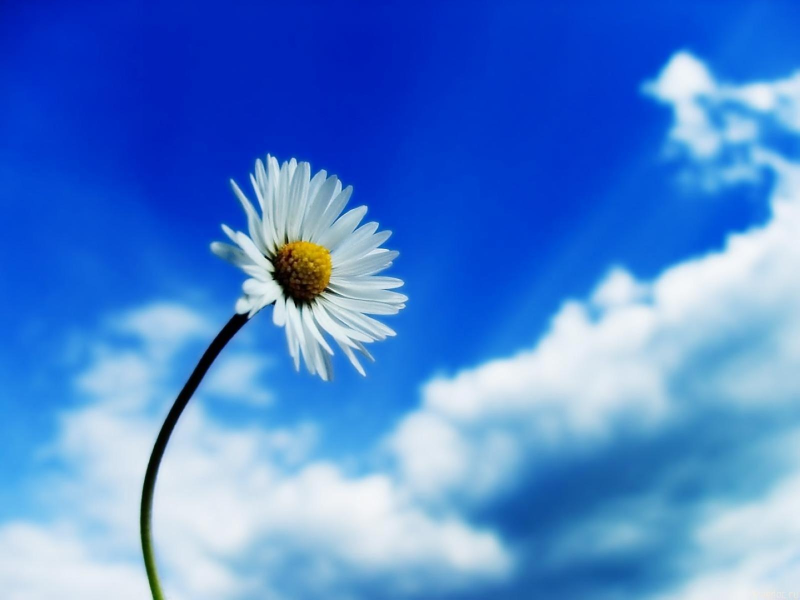
#> input picture Session_04/images/3.jpg, 1600 x 1200 px (shown at 1/2 size)
$ jupyter execute operations.ipynb
#> lines starting #> are read from the running program, lines starting #| are printed output that depends on the picture
[cell 1]
# Import Libraries
import cv2
import numpy as np
import matplotlib.pyplot as plt

1. Image Region Extraction

[cell 2]
img = cv2.imread('images/3.jpg', cv2.IMREAD_COLOR)
#> img is the input picture: shape (1200, 1600, 3); mean B, G, R 210.7, 131.3, 78.5

# Cropping Image
imgCropped = img[250:775, 310:885]      # rows, columns, channels

[cell 3]
plt.subplot(1,2,1)
plt.imshow(img)
# plt.xticks([]), plt.yticks([])
plt.title('Original')

plt.subplot(1,2,2)
plt.imshow(imgCropped)
# plt.xticks([]), plt.yticks([])
plt.title('Cropped')
#> figure, not shown here; B, G, R data is drawn as R, G, B

2. Image Resizing

[cell 4]
img = cv2.imread('images/flower.jpg', cv2.IMREAD_COLOR)
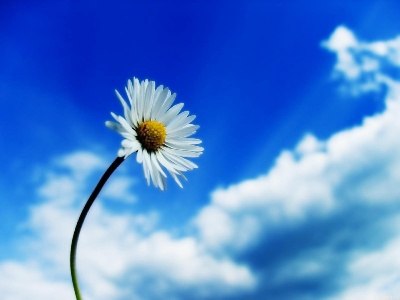
#> input picture Session_04/images/flower.jpg, 400 x 300 px
#> img is the input picture: shape (300, 400, 3); mean B, G, R 210.8, 131.4, 78.6
img = cv2.cvtColor(img, cv2.COLOR_BGR2RGB)

[cell 5]
# img.shape --> rows, cols --- height, width

# keep aspect-ratio
# Image resizing percentage
scalePercent = 25               # 200

# calculate the 25% of the original dimensions
# width - int(img, shape[1]/4) or
width = int(img.shape[1] * scalePercent/100)
#> width = 100
height = int(img.shape[0] * scalePercent/100)
#> height = 75

resized = cv2.resize(img, dsize=(width, height))

print('image shape : ', img.shape)
#| image shape :  (300, 400, 3)
print('resized image shape : ', resized.shape)
#| resized image shape :  (75, 100, 3)

[cell 6]
plt.subplot(1,2,1)
plt.imshow(img)
plt.title('Original')

plt.subplot(1,2,2)
plt.imshow(resized)
plt.title('Resized Image')

3. Splitting & merging

[cell 7]
img = cv2.imread('images/flower.jpg', cv2.IMREAD_COLOR)
img_ = img.copy()

img = cv2.cvtColor(img, cv2.COLOR_BGR2RGB)

Splitting

[cell 8]
# splitting image into 3 seperate B G R layers
b, g, r = cv2.split(img)

[cell 9]
plt.figure(figsize=(10,10), num='test.img')

# Single channel consider as greyscale images
plt.subplot(1,3,1)
plt.imshow(b, cmap='grey')
plt.xticks([]), plt.yticks([])
plt.title('Blue Channel')

plt.subplot(1,3,2)
plt.imshow(g, cmap='grey')
plt.xticks([]), plt.yticks([])
plt.title('Green Channel')

plt.subplot(1,3,3)
plt.imshow(r, cmap='grey')
plt.xticks([]), plt.yticks([])
plt.title('Red Channel')

Merging

[cell 10]
# remove blue layer - masking all values to become 0
b_ = b.copy()
b_[ :, :] = 0 # or r[ : ]
#> b_: shape (300, 400); every value is 0

# remove red layer - masking all values to become 0
r_ = r.copy()
r_[ :, :] = 0 # or r[ : ]

# remove green layer - masking all values to become 0
g_ = g.copy()
g_[ :, :] = 0 # or r[ : ]

[cell 11]
# merge layers
mImgBlueRemoved = cv2.merge((b_, g, r))
mImgRedRemoved = cv2.merge((b, g, r_))
mImgGreenRemoved = cv2.merge((b, g_, r))

img_b = cv2.cvtColor(mImgBlueRemoved, cv2.COLOR_BGR2RGB)
img_r = cv2.cvtColor(mImgRedRemoved, cv2.COLOR_BGR2RGB)
img_g = cv2.cvtColor(mImgGreenRemoved, cv2.COLOR_BGR2RGB)

[cell 12]
plt.figure(figsize=(12,12), num='test.img')

plt.subplot(1, 4, 1)
plt.xticks([]), plt.yticks([])
plt.title('Original', fontsize= 8)
plt.imshow(img)

plt.subplot(1, 4, 2)
plt.xticks([]), plt.yticks([])
plt.title('Red Removed', fontsize= 8)
plt.imshow(img_r)

plt.subplot(1, 4, 3)
plt.xticks([]), plt.yticks([])
plt.title('green Removed', fontsize= 8)
plt.imshow(img_g)

plt.subplot(1, 4, 4)
plt.xticks([]), plt.yticks([])
plt.title('blue Removed', fontsize= 8)
plt.imshow(img_b)

4. Arithmatic operations

[cell 13]
img4 = cv2.imread(r'images/scr3.jpg', cv2.IMREAD_GRAYSCALE)
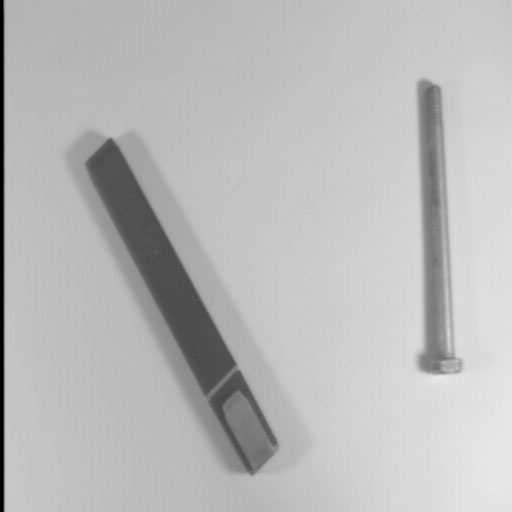
#> input picture Session_04/images/scr3.jpg, 512 x 512 px
#> img4 is the input picture: shape (512, 512); min 0, max 232, mean 186
img5 = cv2.imread(r'images/scr4.jpg', cv2.IMREAD_GRAYSCALE)
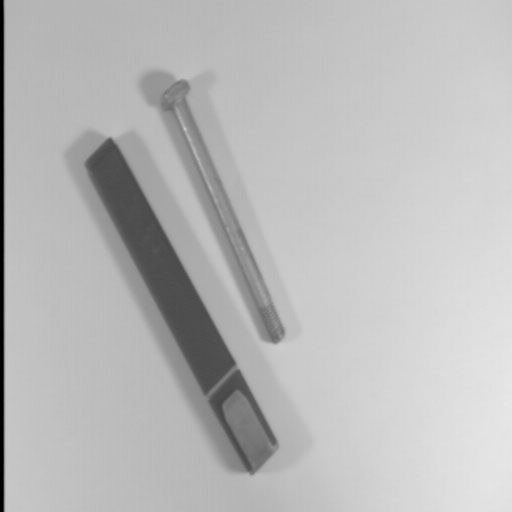
#> input picture Session_04/images/scr4.jpg, 512 x 512 px
#> img5 is the input picture: shape (512, 512); min 0, max 232, mean 185.9

[cell 14]
# Addition
add = cv2.add(img4, img5)

print('img_4 pixel 1 : ', img4[1,1])
#| img_4 pixel 1 :  2
print('img_5 pixel 1 : ', img5[1,1])
#| img_5 pixel 1 :  4
print('add pixel 1 : ', add[1,1])
#| add pixel 1 :  6

plt.figure(figsize=(12,12), num='test.img')

plt.subplot(1, 3, 1)
plt.xticks([]), plt.yticks([])
plt.title('Image 4', fontsize= 8)
plt.imshow(img4)

plt.subplot(1, 3, 2)
plt.xticks([]), plt.yticks([])
plt.title('Image 5', fontsize= 8)
plt.imshow(img5)

plt.subplot(1, 3, 3)
plt.xticks([]), plt.yticks([])
plt.title('Image 4 + image 5', fontsize= 8)
plt.imshow(add)

[cell 15]
# Weighted Addition

add_w = cv2.addWeighted(img4, 0.3, img5, 0.5, 0)

print('img_1 pixel 1 : ', img4[1,1])
#| img_1 pixel 1 :  2
print('img_2 pixel 1 : ', img5[1,1])
#| img_2 pixel 1 :  4
print('add pixel 1 : ', add_w[1,1])
#| add pixel 1 :  3

plt.figure(figsize=(12,12), num='test.img')

plt.subplot(1, 3, 1)
plt.xticks([]), plt.yticks([])
plt.title('Image 4', fontsize= 8)
plt.imshow(img4)

plt.subplot(1, 3, 2)
plt.xticks([]), plt.yticks([])
plt.title('Image 5', fontsize= 8)
plt.imshow(img5)

plt.subplot(1, 3, 3)
plt.xticks([]), plt.yticks([])
plt.title('Image 4 + image 5 with weight', fontsize= 8)
plt.imshow(add_w)

[cell 16]
# Substraction
substract = cv2.subtract(img4, img5)
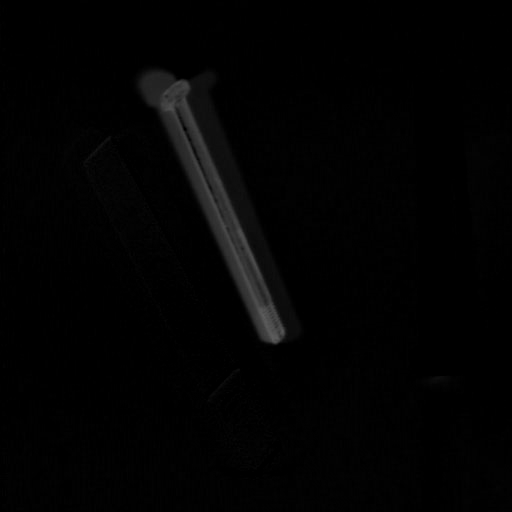
#> substract: shape (512, 512); min 0, max 93, mean 2.6

# Multiplication
multiply = cv2.multiply(img4, img5)
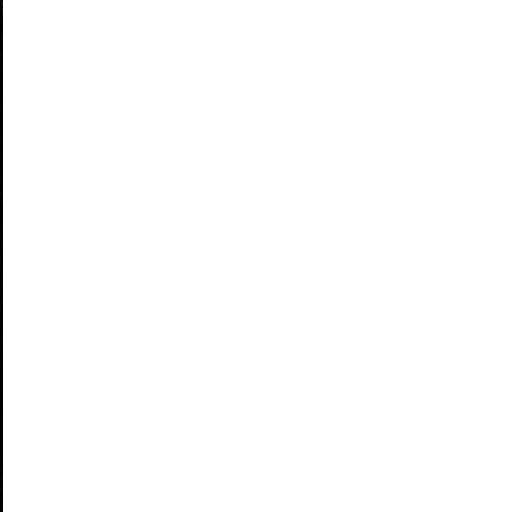
#> multiply: shape (512, 512); min 0, max 255, mean 253.5

# Division
division = cv2.divide(img4, img5)
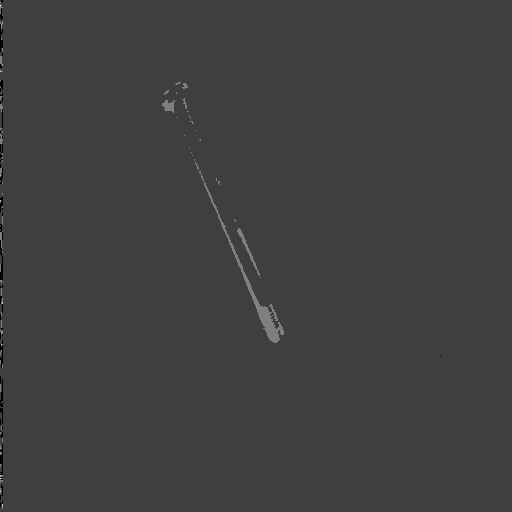
#> division: shape (512, 512); min 0, max 4, mean 1; drawn with min black and max white

[cell 17]
plt.figure(figsize=(12,12), num='test.img')

plt.subplot(1, 5, 1)
plt.xticks([]), plt.yticks([])
plt.title('Image 4', fontsize= 8)
plt.imshow(img4)

plt.subplot(1, 5, 2)
plt.xticks([]), plt.yticks([])
plt.title('Image 5', fontsize= 8)
plt.imshow(img5)

plt.subplot(1, 5, 3)
plt.xticks([]), plt.yticks([])
plt.title('Image 4 - image 5', fontsize= 8)
plt.imshow(substract)

plt.subplot(1, 5, 4)
plt.xticks([]), plt.yticks([])
plt.title('Image 4 x image 5', fontsize= 8)
plt.imshow(multiply)

plt.subplot(1, 5, 5)
plt.xticks([]), plt.yticks([])
plt.title('Image 4 / image 5', fontsize= 8)
plt.imshow(division)

5. Logical Operations

[cell 18]
img6 = cv2.imread(r'images/flower.jpg', cv2.IMREAD_GRAYSCALE)
#> img6: shape (300, 400); min 0, max 247, mean 124.6
img7 = cv2.imread(r'images/mask_single.jpg', cv2.IMREAD_GRAYSCALE)
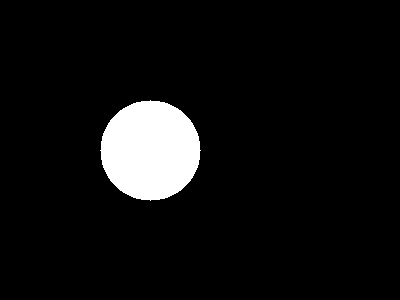
#> input picture Session_04/images/mask_single.jpg, 400 x 300 px
#> img7 is the input picture: shape (300, 400); min 0, max 255, mean 16.7

[cell 19]
# AND
and_ = cv2.bitwise_and(img6, img7)

# OR
or_ = cv2.bitwise_or(img6, img7)
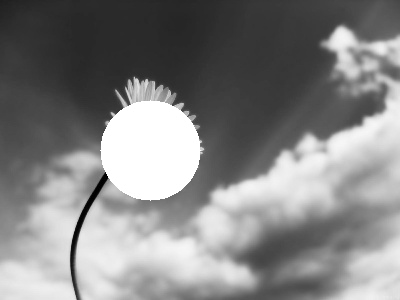
#> or_: shape (300, 400); min 0, max 255, mean 131.6

# NOT
not_ = cv2.bitwise_not(img6, img7)
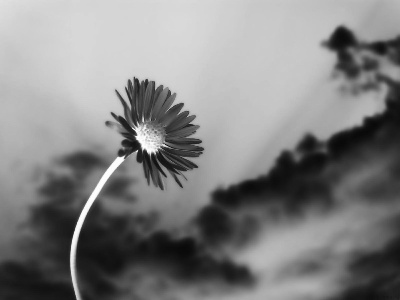
#> not_: shape (300, 400); min 8, max 255, mean 130.4

# XOR
xor_ = cv2.bitwise_xor(img6, img7)
#> xor_: shape (300, 400); every value is 255

[cell 20]
plt.figure(figsize=(10,6), num='test.img')

plt.subplot(2, 3, 1)
plt.xticks([]), plt.yticks([])
plt.title('Image 6', fontsize= 8)
plt.imshow(img6)

plt.subplot(2, 3, 2)
plt.xticks([]), plt.yticks([])
plt.title('Image 7', fontsize= 8)
plt.imshow(img7)

plt.subplot(2, 3, 3)
plt.xticks([]), plt.yticks([])
plt.title('Image 6 AND image 7', fontsize= 8)
plt.imshow(and_)

plt.subplot(2, 3, 4)
plt.xticks([]), plt.yticks([])
plt.title('Image 6 OR image 7', fontsize= 8)
plt.imshow(or_)

plt.subplot(2, 3, 5)
plt.xticks([]), plt.yticks([])
plt.title('Image 6 NOT image 7', fontsize= 8)
plt.imshow(not_)

plt.subplot(2, 3, 6)
plt.xticks([]), plt.yticks([])
plt.title('Image 6 XOR image 7', fontsize= 8)
plt.imshow(xor_)

6. Masking

[cell 21]
# A mask image is simply an image where some of the pixel intensity values are zero, and others are non-zero.
# The key point of masks is that they allow us to focus our computation only on regions of the image that interest us.

[cell 22]
# creating a black mask (single channel)

[cell 23]
img6 = cv2.imread(r'images/flower.jpg', cv2.IMREAD_COLOR)
img7 = cv2.imread(r'images/mask_single.jpg', cv2.IMREAD_COLOR)

and_ = cv2.bitwise_and(img6, img7)
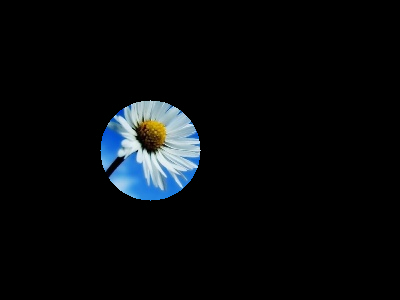
#> and_: shape (300, 400, 3); mean B, G, R 12.2, 10.3, 7.6

[cell 24]
plt.figure(figsize=(10,10), num='test.img')

plt.subplot(1, 3, 1)
plt.xticks([]), plt.yticks([])
plt.title('Image 6', fontsize= 8)
plt.imshow(img6)

plt.subplot(1, 3, 2)
plt.xticks([]), plt.yticks([])
plt.title('Image 7', fontsize= 8)
plt.imshow(img7)

plt.subplot(1, 3, 3)
plt.xticks([]), plt.yticks([])
plt.title('Image 6 AND image 7 = Apply Mask', fontsize= 8)
plt.imshow(and_)
#> figure, not shown here; B, G, R data is drawn as R, G, B
